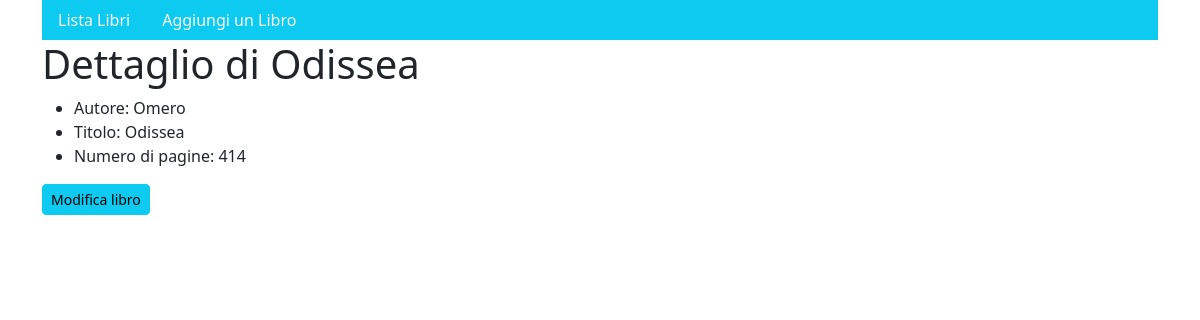
/gestione/detail/42, run on the app's committed database.
### gestione/models.py (models this page shows, shortened)
class Libro(models.Model):
    titolo = models.CharField(max_length=200)
    autore = models.CharField(max_length=50)
    pagine = models.IntegerField(default=100)
    class Meta:
        verbose_name_plural = 'Libri'

### gestione/views.py (the view)
# urls.py: path('detail/<int:id>', dettaglio_libro, name="dettaglio"),
def dettaglio_libro(request, id):
    libro = Libro.objects.get(pk=id)
    template_name = "gestione/dettaglio-libro.html"
    ctx = {"libro": libro}
    return render(request, template_name, ctx)

### templates/gestione/dettaglio-libro.html (shortened to what this page needs)
{% extends 'base/base.html' %}
{% block content %}
    <h1>Dettaglio di {{ libro.titolo }}</h1>
    <ul>
        <li>Autore: {{ libro.autore }}</li>
        <li>Titolo: {{ libro.titolo }}</li>
        <li>Numero di pagine: {{ libro.pagine }}</li>
    </ul>
    <a class="btn btn-sm btn-info" href="{% url 'edita' libro.pk %}">Modifica libro</a>
{% endblock %}

### data on the page
Libro: titolo "Odissea", autore "Omero", pagine "414"
